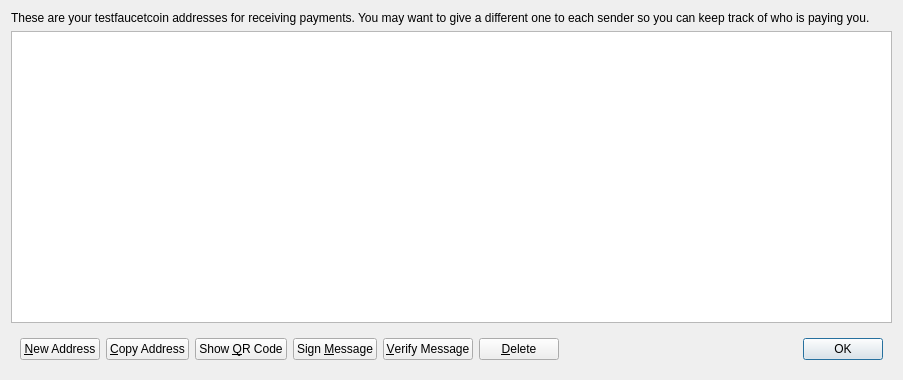
<?xml version="1.0" encoding="UTF-8"?>
<ui version="4.0">
 <class>AddressBookPage</class>
 <widget class="QWidget" name="AddressBookPage">
  <property name="geometry">
   <rect>
    <x>0</x>
    <y>0</y>
    <width>903</width>
    <height>380</height>
   </rect>
  </property>
  <property name="windowTitle">
   <string>Address Book</string>
  </property>
  <layout class="QVBoxLayout" name="verticalLayout">
   <item>
    <widget class="QLabel" name="labelExplanation">
     <property name="text">
      <string>These are your testfaucetcoin addresses for receiving payments. You may want to give a different one to each sender so you can keep track of who is paying you.</string>
     </property>
     <property name="textFormat">
      <enum>Qt::PlainText</enum>
     </property>
     <property name="wordWrap">
      <bool>true</bool>
     </property>
    </widget>
   </item>
   <item>
    <widget class="QTableView" name="tableView">
     <property name="contextMenuPolicy">
      <enum>Qt::CustomContextMenu</enum>
     </property>
     <property name="toolTip">
      <string>Double-click to edit address or label</string>
     </property>
     <property name="tabKeyNavigation">
      <bool>false</bool>
     </property>
     <property name="alternatingRowColors">
      <bool>true</bool>
     </property>
     <property name="selectionMode">
      <enum>QAbstractItemView::SingleSelection</enum>
     </property>
     <property name="selectionBehavior">
      <enum>QAbstractItemView::SelectRows</enum>
     </property>
     <property name="sortingEnabled">
      <bool>true</bool>
     </property>
     <attribute name="verticalHeaderVisible">
      <bool>false</bool>
     </attribute>
    </widget>
   </item>
   <item>
    <widget class="QWidget" name="buttonBar" native="true">
     <layout class="QHBoxLayout" name="horizontalLayout">
      <item>
       <widget class="QPushButton" name="newAddressButton">
        <property name="toolTip">
         <string>Create a new address</string>
        </property>
        <property name="text">
         <string>&amp;New Address</string>
        </property>
       </widget>
      </item>
      <item>
       <widget class="QPushButton" name="copyToClipboard">
        <property name="toolTip">
         <string>Copy the currently selected address to the system clipboard</string>
        </property>
        <property name="text">
         <string>&amp;Copy Address</string>
        </property>
       </widget>
      </item>
      <item>
       <widget class="QPushButton" name="showQRCode">
        <property name="text">
         <string>Show &amp;QR Code</string>
        </property>
       </widget>
      </item>
      <item>
       <widget class="QPushButton" name="signMessage">
        <property name="toolTip">
         <string>Sign a message to prove you own a testfaucetcoin address</string>
        </property>
        <property name="text">
         <string>Sign &amp;Message</string>
        </property>
       </widget>
      </item>
      <item>
       <widget class="QPushButton" name="verifyMessage">
        <property name="toolTip">
         <string>Verify a message to ensure it was signed with a specified testfaucetcoin address</string>
        </property>
        <property name="text">
         <string>&amp;Verify Message</string>
        </property>
       </widget>
      </item>
      <item>
       <widget class="QPushButton" name="deleteButton">
        <property name="toolTip">
         <string>Delete the currently selected address from the list</string>
        </property>
        <property name="text">
         <string>&amp;Delete</string>
        </property>
       </widget>
      </item>
      <item>
       <spacer name="horizontalSpacer">
        <property name="orientation">
         <enum>Qt::Horizontal</enum>
        </property>
        <property name="sizeHint" stdset="0">
         <size>
          <width>40</width>
          <height>20</height>
         </size>
        </property>
       </spacer>
      </item>
      <item>
       <widget class="QDialogButtonBox" name="buttonBox">
        <property name="sizePolicy">
         <sizepolicy hsizetype="Maximum" vsizetype="Fixed">
          <horstretch>0</horstretch>
          <verstretch>0</verstretch>
         </sizepolicy>
        </property>
        <property name="standardButtons">
         <set>QDialogButtonBox::Ok</set>
        </property>
       </widget>
      </item>
     </layout>
    </widget>
   </item>
  </layout>
 </widget>
 <resources/>
 <connections/>
</ui>
